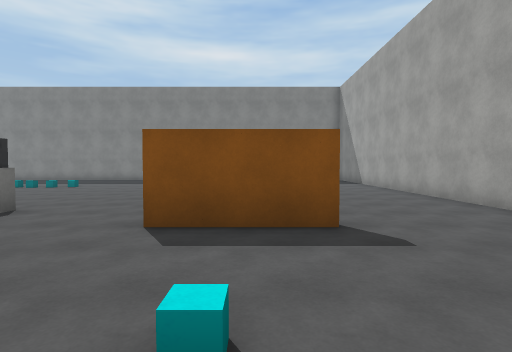
view 1 (above)

16 first-person views from a walk through a 3-D level made in the Unity game engine. The camera is 1.5 m above the floor, tilts 2° down and sees 80° across. The floor is counted in squares, 1.89 m on a side. Each view is taken from the middle of a square. On the plan, view 1 faces up. The plan holds only what a view shows up to about 11 squares ahead; the rest is blank. The place goes on beyond the plan. The player character is not drawn. Some animated figures are left out. Surface patterns are stand-ins for the level's own textures.

view 2
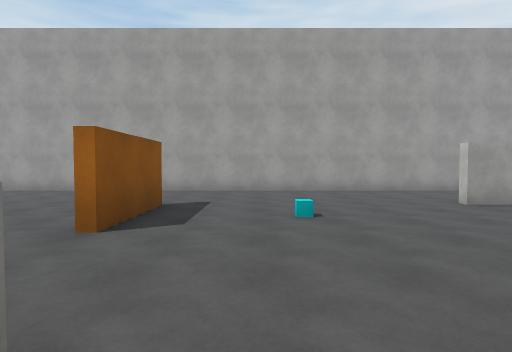

view 3
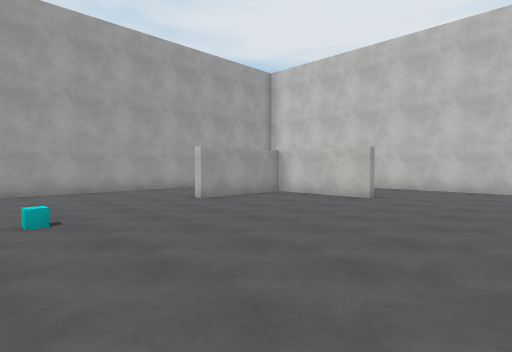

view 4
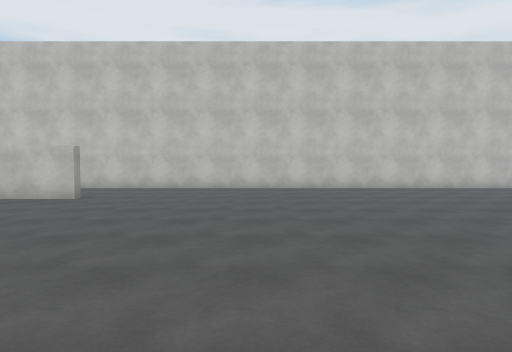

view 5
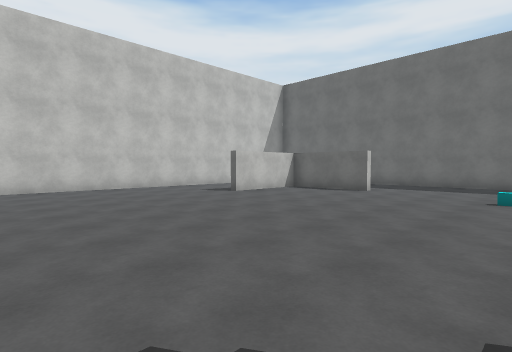

view 6
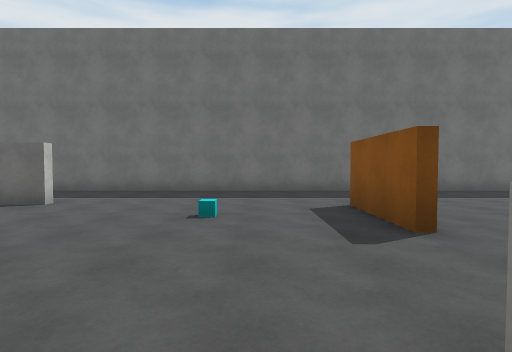

view 7
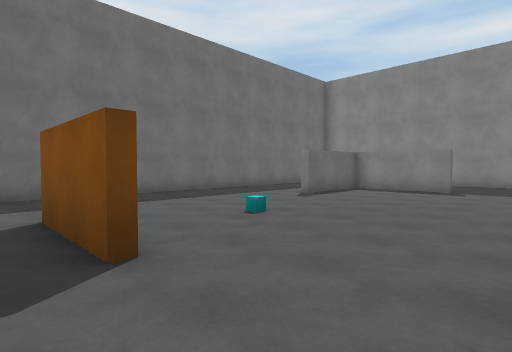

view 8
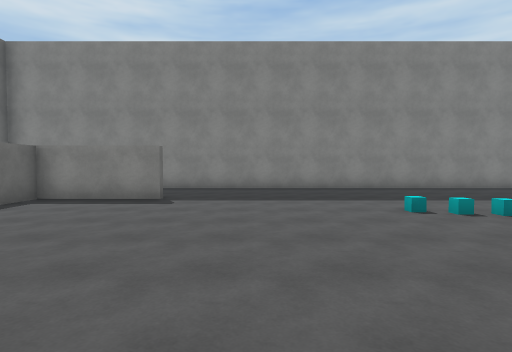

view 9
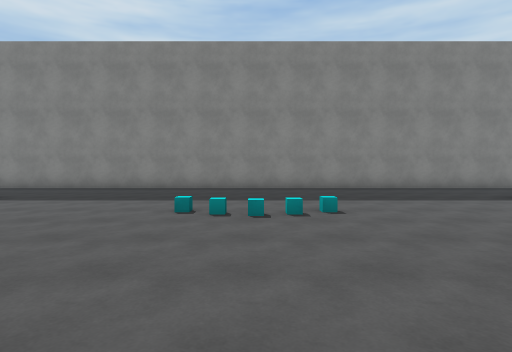

view 10
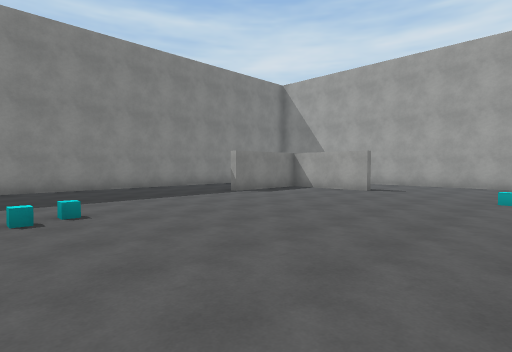

view 11
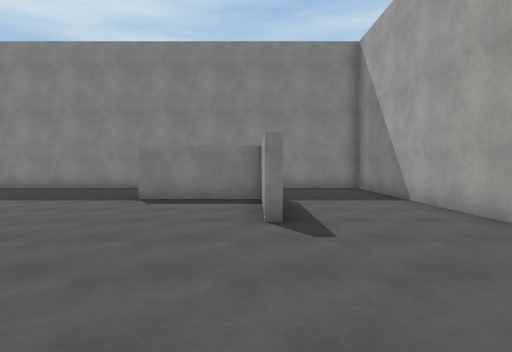

view 12
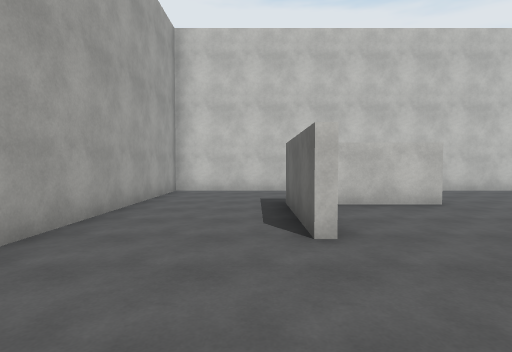

view 13
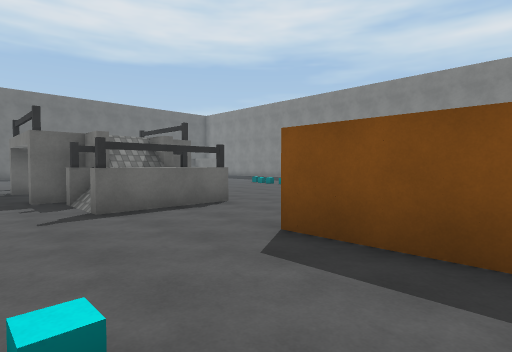

view 14
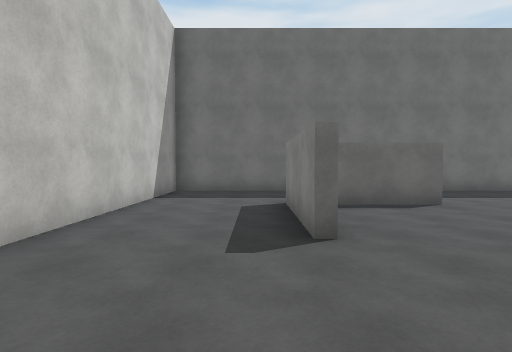

view 15
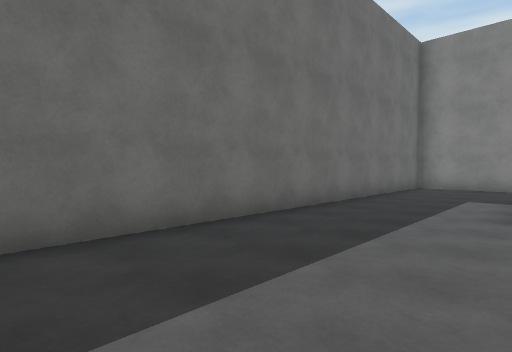

view 16
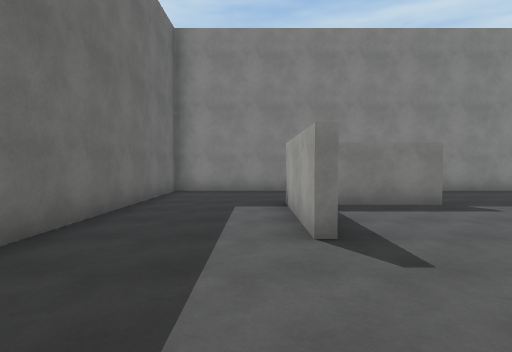

### Floor plan
Points are (right, up) in squares from view 1. A wall is a line through its corners. A room is listed if a view was taken in it or the views show most of it. See-through windows are left out.
Room 1 (views 1, 2, 3, 4, 5, 6, 7, 8, 9, 10, 11, 12, 13, 14, 15, 16)
walls: (-17.1, -2.1) (-17.1, -4.5); (-14.1, 13.1) (-17.1, 13.1) (-17.1, 10.2); (-1.9, -5.1) (1.1, -5.1) (1.1, -2.2); (1.1, 10.1) (1.1, 12.5); (-17.4, 10.2) (-17.4, 13.4); (-14.2, -5.4) (-17.4, -5.4); (1.4, -2.2) (1.4, -5.4); (-16.5, -5.1) (-14.2, -5.1); (1.2, 13.1) (-1.8, 13.1); (-20.5, -8.5) (4.5, -8.5) (4.5, 16.5) (-20.5, 16.5) (-20.5, -8.5)
objects: other object (-17, 4); other object (-16, 4); other object (-15, 4); other object (-10, 3); other object (-9, 6); other object (-7, 5) to (-6, 6); other object (-6, 3); other object (-1, 4); other object (0, 4); other object (1, 4)

Where each view was taken, in squares from view 1:
view 1: 0 up, 0 right, facing up
view 2: 2 up, 5 left, facing right
view 3: 2 up, 5 left, facing down-right
view 4: 2 up, 6 left, facing down
view 5: 2 up, 8 left, facing down-left
view 6: 2 up, 11 left, facing left
view 7: 3 up, 12 left, facing up-left
view 8: 6 up, 12 left, facing up
view 9: 6 up, 8 left, facing up
view 10: 6 up, 8 left, facing up-right
view 11: 6 up, 1 right, facing up
view 12: 1 up, 2 right, facing down
view 13: 1 up, 1 right, facing up-left
view 14: 6 down, 11 left, facing left
view 15: 5 up, 17 left, facing up-left
view 16: 7 up, 18 left, facing up
